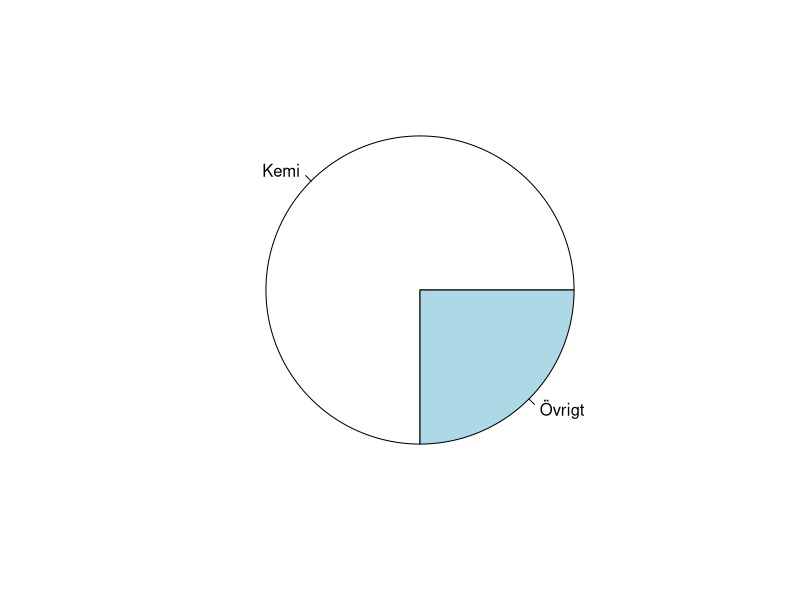

Recreate this plot in R.
## ---- chunk 1

kurser <- data.frame(subject = c("Kemi", "Övrigt"),
                 HP = c(90, 30))

pie(kurser$HP, kurser$subject)

